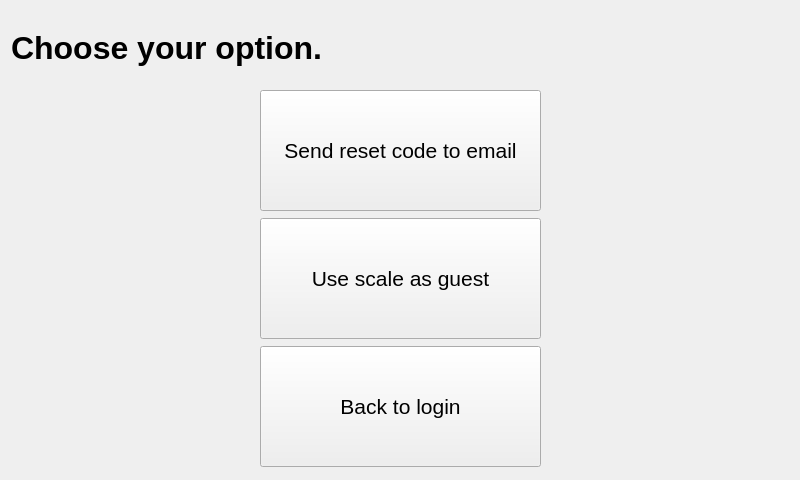
<?xml version="1.0" encoding="UTF-8"?>
<ui version="4.0">
 <class>forgotPasscode</class>
 <widget class="QWidget" name="forgotPasscode">
  <property name="geometry">
   <rect>
    <x>0</x>
    <y>0</y>
    <width>800</width>
    <height>480</height>
   </rect>
  </property>
  <property name="windowTitle">
   <string>forgotPasscode</string>
  </property>
  <layout class="QGridLayout" name="gridLayout">
   <item row="0" column="0" colspan="3">
    <widget class="QLabel" name="lbl_title">
     <property name="minimumSize">
      <size>
       <width>776</width>
       <height>71</height>
      </size>
     </property>
     <property name="maximumSize">
      <size>
       <width>781</width>
       <height>71</height>
      </size>
     </property>
     <property name="font">
      <font>
       <family>Helvetica Neue</family>
       <pointsize>24</pointsize>
       <weight>75</weight>
       <bold>true</bold>
      </font>
     </property>
     <property name="text">
      <string>Choose your option.</string>
     </property>
    </widget>
   </item>
   <item row="1" column="1">
    <widget class="QPushButton" name="btn_send">
     <property name="minimumSize">
      <size>
       <width>281</width>
       <height>121</height>
      </size>
     </property>
     <property name="font">
      <font>
       <family>Helvetica Neue</family>
       <pointsize>16</pointsize>
      </font>
     </property>
     <property name="text">
      <string>Send reset code to email</string>
     </property>
    </widget>
   </item>
   <item row="2" column="0">
    <spacer name="horizontalSpacer_2">
     <property name="orientation">
      <enum>Qt::Horizontal</enum>
     </property>
     <property name="sizeHint" stdset="0">
      <size>
       <width>237</width>
       <height>20</height>
      </size>
     </property>
    </spacer>
   </item>
   <item row="2" column="1">
    <widget class="QPushButton" name="btn_guest">
     <property name="minimumSize">
      <size>
       <width>281</width>
       <height>121</height>
      </size>
     </property>
     <property name="font">
      <font>
       <family>Helvetica Neue</family>
       <pointsize>16</pointsize>
      </font>
     </property>
     <property name="text">
      <string>Use scale as guest</string>
     </property>
    </widget>
   </item>
   <item row="2" column="2">
    <spacer name="horizontalSpacer">
     <property name="orientation">
      <enum>Qt::Horizontal</enum>
     </property>
     <property name="sizeHint" stdset="0">
      <size>
       <width>215</width>
       <height>20</height>
      </size>
     </property>
    </spacer>
   </item>
   <item row="3" column="1">
    <widget class="QPushButton" name="btn_back">
     <property name="minimumSize">
      <size>
       <width>281</width>
       <height>121</height>
      </size>
     </property>
     <property name="font">
      <font>
       <family>Helvetica Neue</family>
       <pointsize>16</pointsize>
      </font>
     </property>
     <property name="text">
      <string>Back to login</string>
     </property>
    </widget>
   </item>
  </layout>
 </widget>
 <layoutdefault spacing="6" margin="11"/>
 <resources/>
 <connections/>
</ui>
